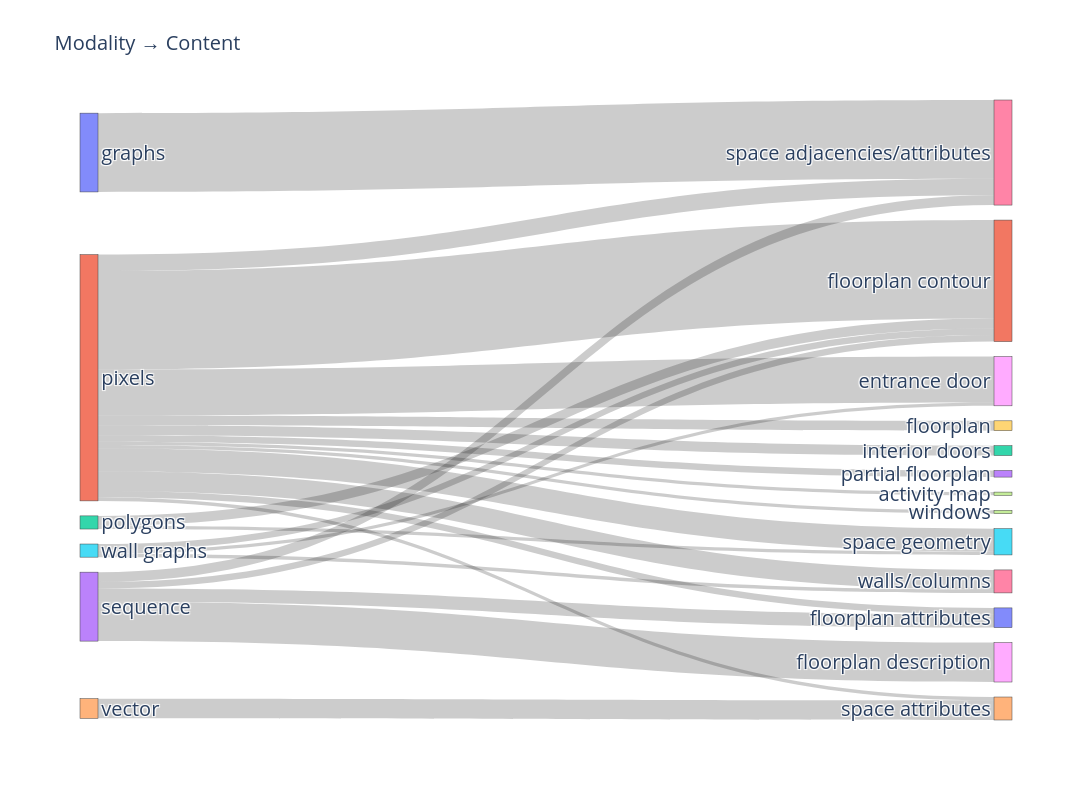

Here is the notebook cell this chart was saved with:
### Markdown cell above
# INPUT: MODALITY / CONTENT

### Code cell
plot_sankey_input(df_model)

### Figure 1 — Plotly figure (JSON) as saved in the notebook; plotly's stock layout.template omitted (floating-point values rounded to 4 significant figures)
{"data": [{"link": {"source": [0, 1, 1, 1, 1, 1, 1, 1, 1, 1, 1, 1, 1, 2, 2, 3, 3, 3, 3, 4, 5, 5, 5], "target": [6, 7, 8, 9, 10, 11, 12, 13, 6, 14, 15, 16, 17, 11, 15, 10, 11, 18, 6, 14, 8, 11, 16], "value": [24, 1, 14, 3, 2, 30, 3, 2, 5, 1, 7, 6, 1, 3, 1, 4, 2, 12, 3, 6, 1, 2, 1]}, "node": {"label": ["graphs", "pixels", "polygons", "sequence", "vector", "wall graphs", "space adjacencies/attributes", "activity map", "entrance door", "floorplan", "floorplan attributes", "floorplan contour", "interior doors", "partial floorplan", "space attributes", "space geometry", "walls/columns", "windows", "floorplan description"], "pad": 15, "thickness": 18}, "type": "sankey"}], "layout": {"font": {"size": 20}, "height": 800, "title": {"font": {"size": 20}, "text": "Modality → Content"}, "width": 1200}}
